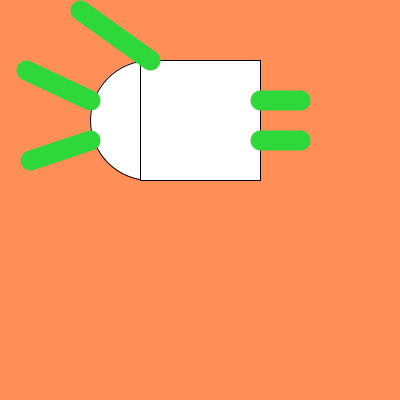
Frame 1 (no input)
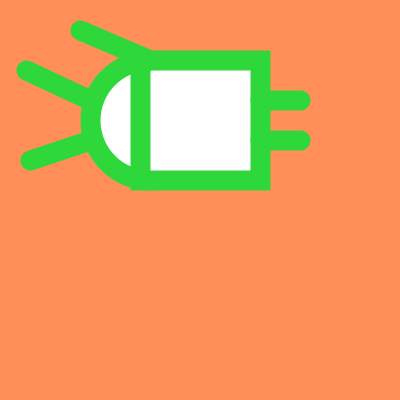
Frame 60 (the mouse pressed at the canvas centre just before this capture)
Frame 120 (the mouse held since frame 60 and released just before this capture): identical to frame 60, image omitted

The Processing sketch that drew these frames (run headless with seeded random() and noise(); from frame 60 on, the mouse is pressed at the canvas centre):

// Processing sketch: processing_139246
// ── processing_139246.pde

int x=0;
int up=1; 
void setup() 
{
  size(400,400);
}
void draw(){
  background(255,142,89);
  ellipse(150,120,120,120);
  rectMode(CENTER);
  rect(200,120,120,120);
  stroke(46,216,58); 
  strokeWeight(20);
  line(90,100,26,70); 
  line(90,140,30,160);
  line(300,100,260,100); 
  line(300,140,260,140);
 
  x=x+1;
  if (x==40) 
  {
    x=0;
    up=up*-1;
  }
  if (up==1)
  {
    line(150,60,80,10);
  } else
    line(150,60,80,30);
  }
